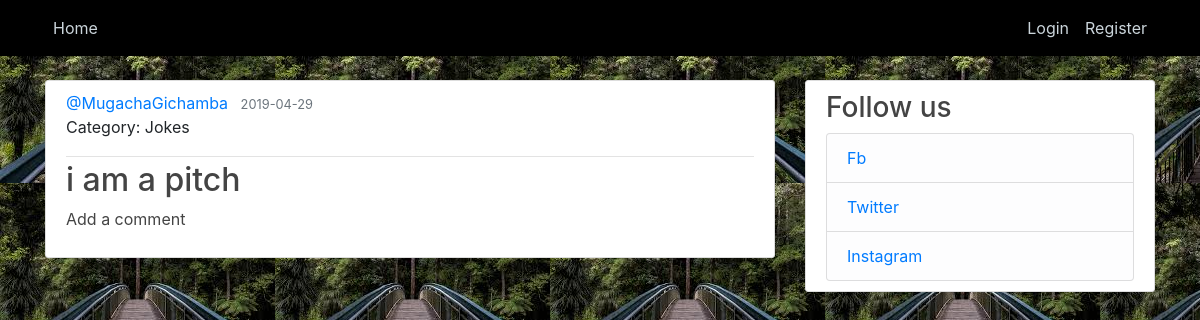
/home, run on an earlier commit of the app's database.
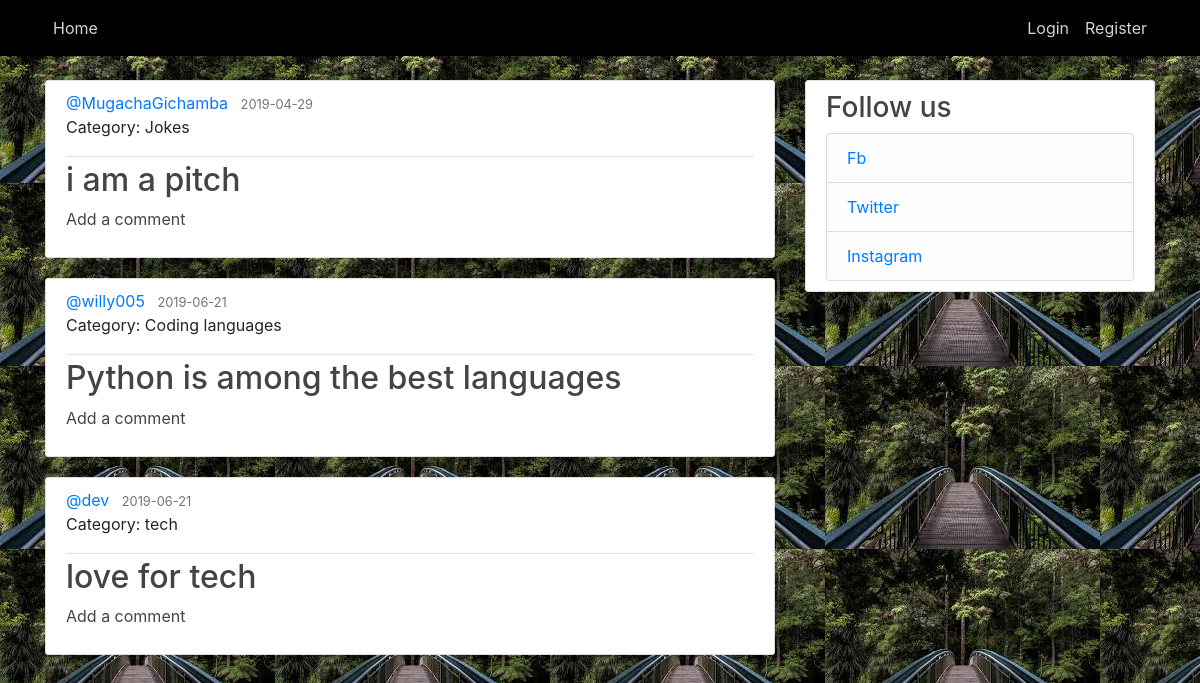
And on a later commit of the database.
### piches/models.py (models this page shows, shortened)
class Pitch(db.Model):
    id = db.Column(db.Integer, primary_key=True)
    category = db.Column(db.String(200), nullable=False)
    pitch = db.Column(db.String(200), nullable=False)
    date_posted = db.Column(db.DateTime, nullable=False, default=datetime.utcnow)
    user_id = db.Column(db.Integer, db.ForeignKey('user.id'), nullable=False)
    comments = db.relationship('Comment', backref='commenter', lazy=True)

class User(db.Model, UserMixin):
    id = db.Column(db.Integer, primary_key=True)
    username = db.Column(db.String(20), unique=True, nullable=False)
    email = db.Column(db.String(120), unique=True, nullable=False)
    image_file = db.Column(db.String(20), nullable=False, default='default.jpg')
    password = db.Column(db.String(60), nullable=False)
    pitches = db.relationship('Pitch', backref='author', lazy=True)

### piches/routes.py (the view)
@app.route('/')
@app.route('/home')
def home():
    pitches = Pitch.query.all()
    return render_template('home.html', pitches=pitches, title="Home")

### piches/templates/home.html
{% extends 'layout.html' %}
{% block content %}
    {% for pitch in pitches %}
        <article class="media content-section">
            <div class="media-body">
                <div class="article-metadata">
                    <a class="mr-2" href="#">@{{ pitch.author.username }}</a>
                    <small class="text-muted">{{ pitch.date_posted.strftime('%Y-%m-%d') }}</small>
                    <p class="article-content">Category: {{ pitch.category }}</p>
                </div>
                <h2><a class="article-title" href="#">{{ pitch.pitch }}</a></h2>
                <p><a class="article-title" href="{{ url_for('new_comment', pitch_id=pitch.id) }}">Add a comment</a></p>
            </div>
        </article>
    {% endfor %}
{% endblock content %}

What changed in the data, as far as the page shows it:
added Pitch: author.username "willy005", date_posted "2019-06-21", category "Coding languages", pitch "Python is among the best languages"
added Pitch: author.username "dev", date_posted "2019-06-21", category "tech", pitch "love for tech"
